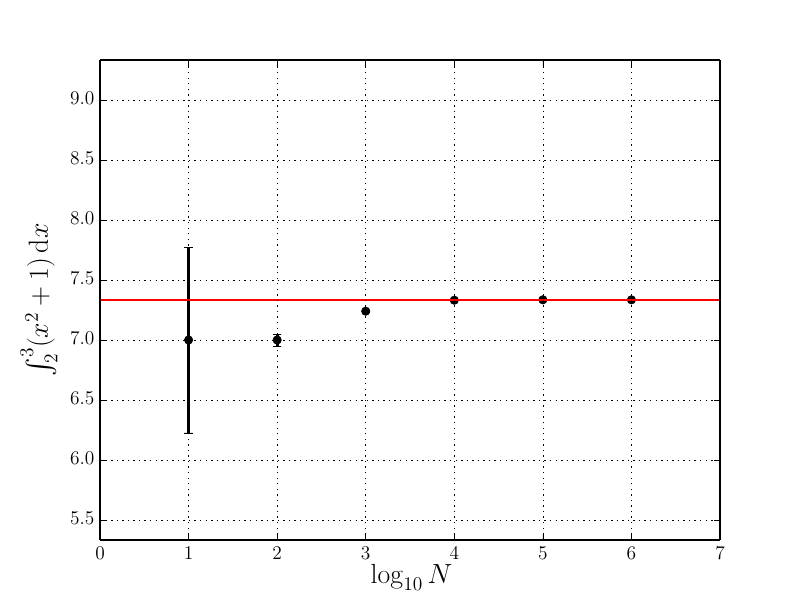

Python code for this plot:
#!/usr/bin/env python

from __future__ import division
from pylab import *

seed(12345) # Seed the random number generator

# Define the function and the ranges from which to
# draw random numbers
f = lambda x: x**2 + 1
x_range = (2, 3); dx = x_range[1]-x_range[0]
y_range = (5,10); dy = y_range[1]-y_range[0]

N = logspace(1,6,6) # Total number of random samples
Ntrials = 10        # Number of trials to do with each N

estimate = zeros(len(N))
error    = zeros(len(N))
for i in range(len(N)):
    trial_estimates = zeros(Ntrials)
    for j in range(Ntrials):
        n = round(N[i]/Ntrials) # Note that because we are doing this Ntrials-times,
                                # we need to reduce the number of random numbers
                                # generated (to be honest!)
        x = rand(n)*dx+x_range[0] # Generate the random x-values
        y = rand(n)*dy+y_range[0] # Generate the random y-values
        below_curve = sum(f(x) - y > 0)
        trial_estimates[j] = y_range[0]*dx + below_curve/n*dx*dy
    estimate[i] = mean(trial_estimates)
    error[i]    = std(trial_estimates)/sqrt(N[i])

figure()
errorbar(log10(N),estimate,yerr=error,fmt='ko')
axhline(y=22/3,color='r')
xlabel(r'$\log_{10}N$',fontsize=20)
ylabel(r'$\int_2^3(x^2+1)\,{\rm d}x$',fontsize=20)
xlim(0,7)
ylim(22/3-2,22/3+2)
savefig('problem3.pdf')
close()

